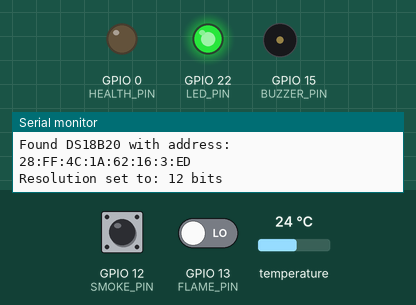
This sketch was run on a simulated ESP32. Shown: output pins drawn as LEDs (lit = HIGH), buzzer (waves = sounding), the last lines printed to the serial monitor. The inputs (shaded band) are chosen by the test bench; at power-on: GPIO 12 (SMOKE_PIN) LOW, GPIO 13 (FLAME_PIN) LOW, temperature 24 °C. WiFi joins after 1.5 s; servers stay silent unless stated; uploads are accepted with an empty reply.

Above: at 0.1 s.
At 3.9 s:
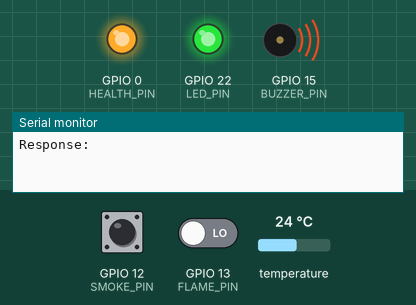
4.0 s: GPIO 12 (SMOKE_PIN) pulled HIGH for 3 s
At 7.2 s:
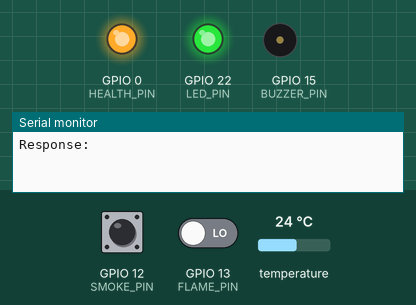
8.5 s: GPIO 13 (FLAME_PIN) driven HIGH
13.9 s: GPIO 12 (SMOKE_PIN) pulled HIGH for 3 s
Timing chart, 0 to 25.9 s (numbered marks = the images above; inputs shaded):
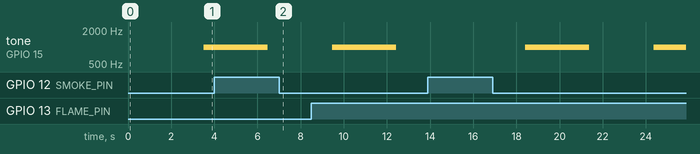

The sketch:

sketch.ino
```cpp
#include <WiFi.h>
#include <WiFiClient.h>
#include <HTTPClient.h>
#include <ArduinoJson.h>
#include <OneWire.h>
#include <DallasTemperature.h>

// WiFi настройки
#define WIFI_SSID "Wokwi-GUEST"
#define WIFI_PASSWORD ""
#define WIFI_CHANNEL 6

// Пины устройств
#define SMOKE_PIN 12     // Пин для датчика дыма
#define FLAME_PIN 13     // Пин для датчика пламени
#define ONE_WIRE_BUS 4   // Пин для датчика температуры DS18B20
#define LED_PIN 22       // Пин для индикаторной лампочки
#define BUZZER_PIN 15    // Пин для пищалки
#define HEALTH_PIN 0     // Пин для индикатора здоровья

// Настройки сервера
#define SERVER "http://109.194.163.31:8751"
#define DEVICE_NAME "FIRE-ALARM-1"
#define TOKEN "fire_alarm_token"

// Константы
#define DELAY 2000       // Задержка между отправками (2 секунды)
#define BUZZER_FREQ 1000 // Частота пищалки
#define ALARM_INTERVAL 500 // Интервал прерывистого сигнала
#define TEMP_THRESHOLD 60.0 // Порог температуры для срабатывания сигнализации (градусов Цельсия)

// Инициализация OneWire и DallasTemperature
OneWire oneWire(ONE_WIRE_BUS);
DallasTemperature sensors(&oneWire);

// Переменные для датчиков
int smokeValue;
int flameValue;
float temperatureValue;
bool alarmActive = false;
bool lastSmokeState = false;
bool lastFlameState = false;
bool lastTempState = false;

// Переменные для управления пищалкой
unsigned long lastBuzzerToggle = 0;
bool buzzerState = false;

// Адрес устройства DS18B20 (если нужно работать с конкретным датчиком)
DeviceAddress tempDeviceAddress;

void connectToWiFi() {
  Serial.print("Connecting to WiFi ");
  Serial.print(WIFI_SSID);

  WiFi.begin(WIFI_SSID, WIFI_PASSWORD, WIFI_CHANNEL);

  int attempts = 0;
  while (WiFi.status() != WL_CONNECTED && attempts < 20) {
    delay(100);
    Serial.print(".");
    attempts++;
  }

  if (WiFi.status() == WL_CONNECTED) {
    Serial.println(" Connected!");
    Serial.print("IP address: ");
    Serial.println(WiFi.localIP());
    digitalWrite(HEALTH_PIN, HIGH);
  } else {
    Serial.println(" Failed to connect!");
    digitalWrite(HEALTH_PIN, LOW);
  }

  Serial.println();
  delay(1000);
}

bool getSmokeStatus() {
  return smokeValue == 0;
}

bool getFlameStatus() {
  return flameValue == 0;
}

bool getTemperatureStatus() {
  return temperatureValue >= TEMP_THRESHOLD;
}

bool isAlarmActive() {
  return getSmokeStatus() || getFlameStatus() || getTemperatureStatus();
}

StaticJsonDocument<200> requestDocument() {
  StaticJsonDocument<200> doc;

  JsonObject values = doc.createNestedObject("values");
  values["smoke"] = int(getSmokeStatus());
  values["flame"] = int(getFlameStatus());
  values["temperature"] = temperatureValue;
  values["alarm"] = int(isAlarmActive());

  doc["token"] = TOKEN;

  return doc;
}

void sendState() {
  if (WiFi.status() != WL_CONNECTED) {
    Serial.println("WiFi not connected, will try later");
    digitalWrite(HEALTH_PIN, LOW);
    return;
  }

  HTTPClient http;

  String url = String(SERVER) + "/api/v1/heartbeat/" DEVICE_NAME;

  Serial.println(url);
  http.begin(url);
  http.setTimeout(5000);
  http.addHeader("Content-Type", "application/json");

  String requestBody;
  serializeJson(requestDocument(), requestBody);

  Serial.print("Request body: ");
  Serial.println(requestBody);

  int httpCode = http.POST(requestBody);

  if (httpCode != 200) {
    Serial.printf("HTTP Response code: %d\n", httpCode);
    http.end();
    digitalWrite(HEALTH_PIN, LOW);
    return;
  }

  String payload = http.getString();
  Serial.print("Response: ");
  Serial.println(payload);

  http.end();
  digitalWrite(HEALTH_PIN, HIGH);
}

void readSensors() {
  smokeValue = digitalRead(SMOKE_PIN);
  flameValue = digitalRead(FLAME_PIN);

  // Запрашиваем температуру у всех датчиков на шине
  sensors.requestTemperatures();

  // Читаем температуру с первого датчика
  temperatureValue = sensors.getTempCByIndex(0);

  // Проверяем, что чтение прошло успешно
  if (temperatureValue == DEVICE_DISCONNECTED_C) {
    Serial.println("Error: Could not read temperature data");
    temperatureValue = 0.0;
  }
}

void printStatus() {
  Serial.print("Smoke: ");
  if (smokeValue) {
    Serial.print("-");
  } else {
    Serial.print("Detected!");
  }

  Serial.print("  |  Flame: ");
  if (flameValue) {
    Serial.print("-");
  } else {
    Serial.print("Detected!");
  }

  Serial.print("  |  Temperature: ");
  Serial.print(temperatureValue);
  Serial.print("°C");

  if (getTemperatureStatus()) {
    Serial.print(" (High!)");
  }

  if (isAlarmActive()) {
    Serial.println("  |  ALARM! ALARM! ALARM!");
  } else {
    Serial.println("  |  All clear");
  }
}

void handleAlarm() {
  bool alarm = isAlarmActive();

  if (alarm) {
    if (!alarmActive) {
      alarmActive = true;
      Serial.println("ALARM ACTIVATED!");
    }

    unsigned long currentMillis = millis();
    if (currentMillis - lastBuzzerToggle >= ALARM_INTERVAL) {
      buzzerState = !buzzerState;
      if (buzzerState) {
        tone(BUZZER_PIN, BUZZER_FREQ);
      } else {
        noTone(BUZZER_PIN);
      }
      lastBuzzerToggle = currentMillis;
    }
  } else {
    if (alarmActive) {
      alarmActive = false;
      noTone(BUZZER_PIN);
      Serial.println("Alarm deactivated");
    }
  }
}

void setup() {
  Serial.begin(115200);

  // Настройка пинов
  pinMode(LED_PIN, OUTPUT);
  pinMode(BUZZER_PIN, OUTPUT);
  pinMode(SMOKE_PIN, INPUT);
  pinMode(FLAME_PIN, INPUT);
  pinMode(HEALTH_PIN, OUTPUT);

  digitalWrite(LED_PIN, HIGH);

  Serial.println("Fire Alarm System initializing...");

  // Инициализация датчиков температуры
  sensors.begin();

  // Проверяем, найден ли датчик температуры
  if (!sensors.getAddress(tempDeviceAddress, 0)) {
    Serial.println("Unable to find address for Device 0");
  } else {
    Serial.print("Found DS18B20 with address: ");
    for (uint8_t i = 0; i < 8; i++) {
      Serial.print(tempDeviceAddress[i], HEX);
      if (i < 7) Serial.print(":");
    }
    Serial.println();

    // Устанавливаем разрешение датчика (9-12 бит)
    sensors.setResolution(tempDeviceAddress, 12);

    // Читаем установленное разрешение
    Serial.print("Resolution set to: ");
    Serial.print(sensors.getResolution(tempDeviceAddress));
    Serial.println(" bits");
  }

  delay(200);

  connectToWiFi();

  Serial.println("System ready!");
}

void loop() {
  readSensors();

  printStatus();

  handleAlarm();

  sendState();

  delay(DELAY);
}
```
